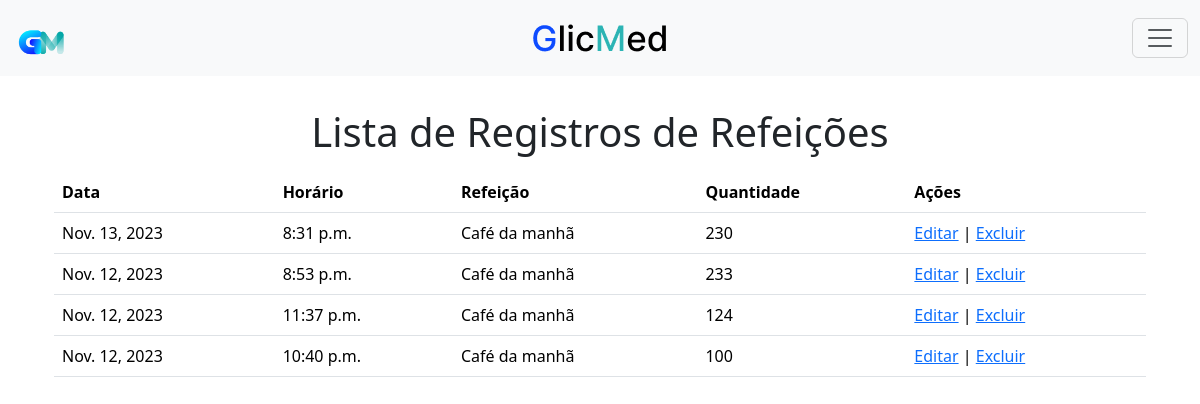
Page /meal/list/ (signed in) on the committed database.
### tasks/models.py (models this page shows, shortened)
class Meal(models.Model):
    user = models.ForeignKey(User, on_delete=models.CASCADE)
    data = models.DateField()
    horario = models.TimeField()
    refeicao = models.CharField(max_length=20)
    quantidade = models.IntegerField()

### tasks/views.py (the view)
# urls.py: path('meal/list/', views.meal_list, name='meal_list'),
@login_required
def meal_list(request):
    meal_list = Meal.objects.filter(user=request.user)
    return render(request, 'meal_list.html', {'meal_list': meal_list})

### tasks/templates/meal_list.html
{% extends 'menu.html' %}
{% block content %}
  <main class="container mt-5">
    <h1 class="text-center">Lista de Registros de Refeições</h1>
    <table class="table mt-3">
      <thead>
        <tr>
          <th>Data</th>
          <th>Horário</th>
          <th>Refeição</th>
          <th>Quantidade</th>
          <th>Ações</th>
        </tr>
      </thead>
      <tbody>
        {% for meal in meal_list %}
          <tr>
            <td>{{ meal.data }}</td>
            <td>{{ meal.horario }}</td>
            <td>{{ meal.refeicao }}</td>
            <td>{{ meal.quantidade }}</td>
            <td>
              <a href="{% url 'editar_meal' meal.id %}">Editar</a> |
              <a href="{% url 'excluir_meal' meal.id %}">Excluir</a>
            </td>
          </tr>
        {% endfor %}
      </tbody>
    </table>
  </main>
{% endblock %}

### tasks/templates/menu.html (style rules this page uses)
body { padding-top: 60px; padding-bottom: 60px; }

### rows in the picture
Meal: data "Nov. 13, 2023", horario "8:31 p.m.", refeicao "Café da manhã", quantidade "230"
Meal: data "Nov. 12, 2023", horario "8:53 p.m.", refeicao "Café da manhã", quantidade "233"
Meal: data "Nov. 12, 2023", horario "11:37 p.m.", refeicao "Café da manhã", quantidade "124"
Meal: data "Nov. 12, 2023", horario "10:40 p.m.", refeicao "Café da manhã", quantidade "100"
